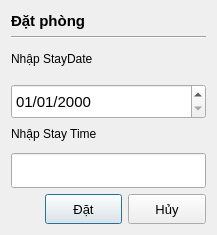
<?xml version="1.0" encoding="UTF-8"?>
<ui version="4.0">
 <class>Booking</class>
 <widget class="QDialog" name="Booking">
  <property name="geometry">
   <rect>
    <x>0</x>
    <y>0</y>
    <width>217</width>
    <height>235</height>
   </rect>
  </property>
  <property name="windowTitle">
   <string>Dialog</string>
  </property>
  <layout class="QVBoxLayout" name="verticalLayout_3">
   <item>
    <layout class="QVBoxLayout" name="verticalLayout_8">
     <property name="spacing">
      <number>5</number>
     </property>
     <item>
      <widget class="QLabel" name="label_6">
       <property name="minimumSize">
        <size>
         <width>0</width>
         <height>0</height>
        </size>
       </property>
       <property name="maximumSize">
        <size>
         <width>16777215</width>
         <height>20</height>
        </size>
       </property>
       <property name="font">
        <font>
         <pointsize>11</pointsize>
         <bold>true</bold>
        </font>
       </property>
       <property name="text">
        <string>Đặt phòng</string>
       </property>
      </widget>
     </item>
     <item>
      <widget class="Line" name="line_2">
       <property name="orientation">
        <enum>Qt::Orientation::Horizontal</enum>
       </property>
      </widget>
     </item>
    </layout>
   </item>
   <item>
    <layout class="QVBoxLayout" name="verticalLayout">
     <item>
      <widget class="QLabel" name="label_21">
       <property name="text">
        <string>Nhập StayDate</string>
       </property>
      </widget>
     </item>
     <item>
      <widget class="QDateEdit" name="dateEdit">
       <property name="minimumSize">
        <size>
         <width>0</width>
         <height>35</height>
        </size>
       </property>
       <property name="maximumSize">
        <size>
         <width>16777215</width>
         <height>25</height>
        </size>
       </property>
       <property name="font">
        <font>
         <pointsize>11</pointsize>
        </font>
       </property>
       <property name="autoFillBackground">
        <bool>false</bool>
       </property>
       <property name="styleSheet">
        <string notr="true"/>
       </property>
       <property name="displayFormat">
        <string>dd/MM/yyyy</string>
       </property>
      </widget>
     </item>
    </layout>
   </item>
   <item>
    <layout class="QVBoxLayout" name="verticalLayout_2">
     <item>
      <widget class="QLabel" name="label_20">
       <property name="text">
        <string>Nhập Stay Time</string>
       </property>
      </widget>
     </item>
     <item>
      <widget class="QLineEdit" name="stay">
       <property name="minimumSize">
        <size>
         <width>0</width>
         <height>35</height>
        </size>
       </property>
       <property name="font">
        <font>
         <pointsize>11</pointsize>
        </font>
       </property>
       <property name="styleSheet">
        <string notr="true"/>
       </property>
       <property name="placeholderText">
        <string/>
       </property>
      </widget>
     </item>
    </layout>
   </item>
   <item>
    <layout class="QHBoxLayout" name="horizontalLayout_2">
     <item>
      <spacer name="horizontalSpacer">
       <property name="orientation">
        <enum>Qt::Orientation::Horizontal</enum>
       </property>
       <property name="sizeHint" stdset="0">
        <size>
         <width>40</width>
         <height>20</height>
        </size>
       </property>
      </spacer>
     </item>
     <item>
      <layout class="QHBoxLayout" name="horizontalLayout">
       <item>
        <widget class="QPushButton" name="Datbtn">
         <property name="minimumSize">
          <size>
           <width>55</width>
           <height>30</height>
          </size>
         </property>
         <property name="font">
          <font>
           <pointsize>10</pointsize>
          </font>
         </property>
         <property name="styleSheet">
          <string notr="true">QPushButton{
/background-color: #34D481;
/color:white;
/border:none;
/border-radius: 8px;
/font-weight:bold;
/font-size: 10px;
}</string>
         </property>
         <property name="text">
          <string>Đặt</string>
         </property>
         <property name="checkable">
          <bool>true</bool>
         </property>
        </widget>
       </item>
       <item>
        <widget class="QPushButton" name="pushButton_2">
         <property name="minimumSize">
          <size>
           <width>18</width>
           <height>30</height>
          </size>
         </property>
         <property name="font">
          <font>
           <pointsize>10</pointsize>
          </font>
         </property>
         <property name="styleSheet">
          <string notr="true">QPushButton{
/background-color: #585858;
/color:white;
/border:none;
/border-radius: 8px;
/font-weight:bold;
/font-size: 10px;
}</string>
         </property>
         <property name="text">
          <string>Hủy</string>
         </property>
         <property name="checkable">
          <bool>true</bool>
         </property>
        </widget>
       </item>
      </layout>
     </item>
    </layout>
   </item>
  </layout>
 </widget>
 <resources/>
 <connections>
  <connection>
   <sender>pushButton_2</sender>
   <signal>toggled(bool)</signal>
   <receiver>Booking</receiver>
   <slot>close()</slot>
   <hints>
    <hint type="sourcelabel">
     <x>168</x>
     <y>186</y>
    </hint>
    <hint type="destinationlabel">
     <x>168</x>
     <y>212</y>
    </hint>
   </hints>
  </connection>
 </connections>
</ui>
